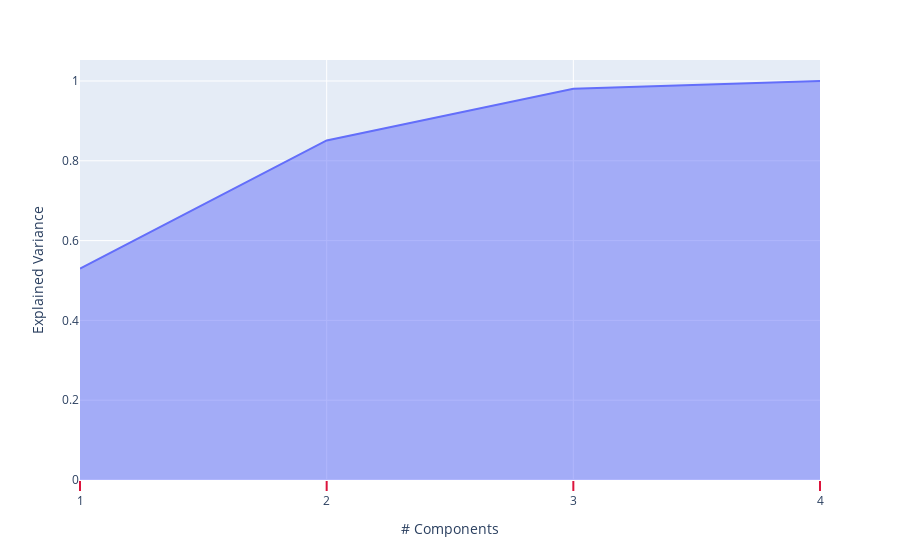

The cell this chart's notebook holds for it:
### Markdown cell above
## PCA - Explained variance

### Code cell
import plotly.express as px

pca = PCA()
pca.fit(X) 
exp_var_cumul = np.cumsum(pca.explained_variance_ratio_)

fig=px.area(
    x=range(1,  exp_var_cumul.shape[0] + 1), 
    y=exp_var_cumul,
    labels={"x": "# Components", "y": "Explained Variance"}, 
)
fig.update_xaxes(ticks="outside", tickwidth=2, tickcolor='crimson', ticklen=10)
fig.update_xaxes(tick0=1, dtick=1)
fig.show()

### Figure 1 — Plotly figure (JSON) as saved in the notebook; plotly's stock layout.template omitted (floating-point values rounded to 4 significant figures)
{"data": [{"fillpattern": {"shape": ""}, "hovertemplate": "# Components=%{x}<br>Explained Variance=%{y}<extra></extra>", "legendgroup": "", "line": {"color": "#636efa"}, "marker": {"symbol": "circle"}, "mode": "lines", "name": "", "orientation": "v", "showlegend": false, "stackgroup": "1", "type": "scatter", "x": [1, 2, 3, 4], "xaxis": "x", "y": [0.53, 0.851, 0.9808, 1], "yaxis": "y"}], "layout": {"legend": {"tracegroupgap": 0}, "margin": {"t": 60}, "xaxis": {"anchor": "y", "domain": [0, 1], "dtick": 1, "tick0": 1, "tickcolor": "crimson", "ticklen": 10, "ticks": "outside", "tickwidth": 2, "title": {"text": "# Components"}}, "yaxis": {"anchor": "x", "domain": [0, 1], "title": {"text": "Explained Variance"}}}}
